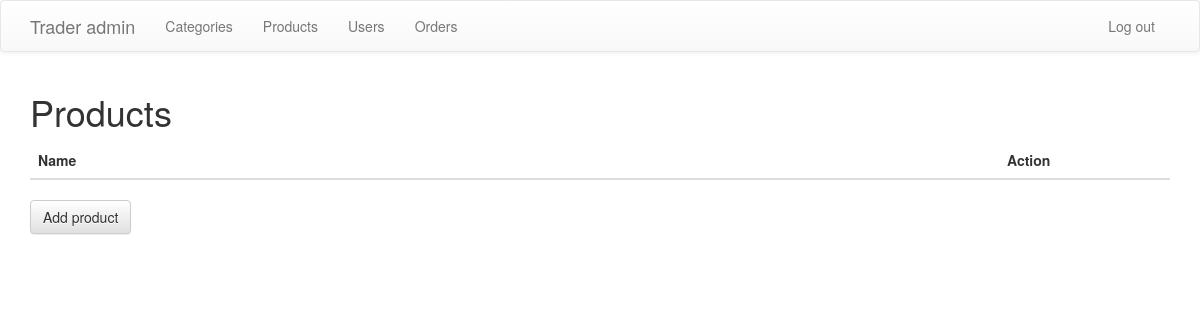
Page /admin/products.php on the earlier database version.
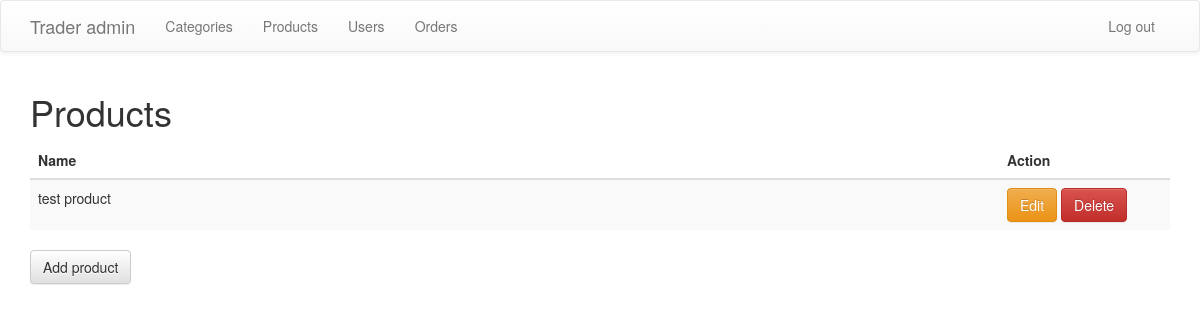
Same page on the later database version.
### tables this page shows
CREATE TABLE IF NOT EXISTS `products` (
  `product_id` int(11) NOT NULL AUTO_INCREMENT,
  `category_id` int(11) NOT NULL,
  `name` varchar(255) NOT NULL,
  `description` text NOT NULL,
  `price` int(11) NOT NULL,
  `stock` int(11) NOT NULL,
  `image` varchar(255) NOT NULL,
  PRIMARY KEY (`product_id`)
);

### admin/products.php (the view, shortened to what this page needs)
<?php
include('config.php');
?>
<!DOCTYPE html>
<html lang="en">
<head>
	<link rel="stylesheet" href="https://maxcdn.bootstrapcdn.com/bootstrap/3.3.4/css/bootstrap.min.css">
	<link rel="stylesheet" href="https://maxcdn.bootstrapcdn.com/bootstrap/3.3.4/css/bootstrap-theme.min.css">
</head>
<body>
	<?php include('template_parts/header.php'); ?>
	<div class="container">
		<h1>Products</h1>
		<table class="table table-striped">
			<thead>
				<tr>
					<th width="85%">Name</th>
					<th>Action</th>
				</tr>
			</thead>
			<tbody>
				<?php
				$products = $db->query("SELECT * FROM products ORDER BY product_id DESC");
				while($row = $products->fetch_assoc()) {
				?>
				<tr>
					<td><?php echo $row['name'] ?></td>
					<td>
						<a href="edit_product.php?product_id=<?php echo $row['product_id']; ?>" class="btn btn-warning">Edit</a>
						<a href="delete_product.php?product_id=<?php echo $row['product_id']; ?>" class="btn btn-danger">Delete</a>
					</td>
				</tr>
				<?php
				}
				?>
			</tbody>
		</table>
		<a href="add_product.php" class="btn btn-default">Add product</a>
	</div>
</body>
</html>

Differences in the rows shown:
added products: name "test product"
